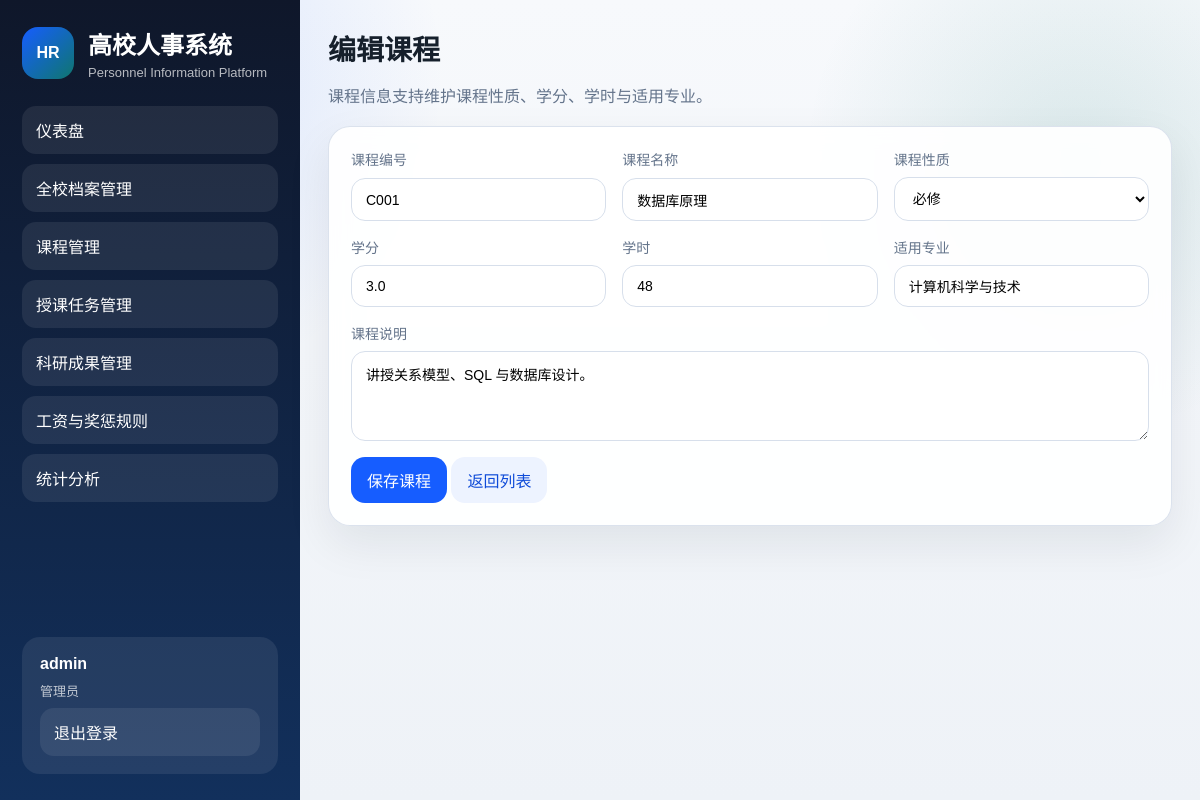
The app's page /courses/1/edit (signed in) with its own data.
### models.py (models this page shows, shortened)
class TimestampMixin:
    created_at = Column(DateTime)
    updated_at = Column(DateTime)

class User(TimestampMixin, Base):
    __tablename__ = "users"
    id = Column(Integer, primary_key=True)
    username = Column(String(64), unique=True, nullable=False, index=True)
    password_hash = Column(String(255), nullable=False)
    role = Column(String(20), nullable=False, default="teacher", index=True)
    employee_id = Column(Integer, ForeignKey("employees.id"))
    employee = relationship("Employee", back_populates="user", uselist=False)

class Course(TimestampMixin, Base):
    __tablename__ = "courses"
    id = Column(Integer, primary_key=True)
    course_no = Column(String(32), unique=True, nullable=False, index=True)
    name = Column(String(100), nullable=False, index=True)
    nature = Column(String(20), nullable=False, index=True)
    credits = Column(Float, nullable=False, default=0)
    hours = Column(Integer, nullable=False, default=0)
    applicable_major = Column(String(100))
    description = Column(Text)
    assignments = relationship("TeachingAssignment", back_populates="course")

### app.py (the view, shortened to what this page needs)
    @app.route("/courses/<int:course_id>/edit", methods=["GET", "POST"])
    @role_required("admin")
    def course_edit(course_id: int):
        course = get_or_404(Course, course_id)
        return render_template("courses/form.html", course=course)

### app.py (called while the page is built)
def register_context(app: Flask) -> None:
    @app.context_processor
    def inject_user():
        return {
            "current_user": get_current_user(),
            "employee_statuses": EMPLOYEE_STATUSES,
            "gender_options": GENDER_OPTIONS,
            "salary_grade_options": SALARY_GRADE_OPTIONS,
            "course_natures": COURSE_NATURES,
            "research_statuses": RESEARCH_STATUSES,
            "publication_types": PUBLICATION_TYPES,
        }

def get_or_404(model, object_id: int):
    obj = db.session.get(model, object_id)
    if obj is None:
        abort(404)
    return obj

### extensions.py (called while the page is built)
    def init_app(self, app) -> None:
        uri = app.config["SQLALCHEMY_DATABASE_URI"]
        connect_args = {}
        if uri.startswith("sqlite:///"):
            connect_args["check_same_thread"] = False
        engine = create_engine(uri, connect_args=connect_args)
        SessionLocal.configure(bind=engine)
        Base.metadata.bind = engine
        Base.query = SessionLocal.query_property()
        Base.metadata.create_all(bind=engine)
        @app.teardown_appcontext
        def remove_session(exception=None):
            SessionLocal.remove()

### utils.py (called while the page is built)
def get_current_user() -> User | None:
    user_id = session.get("user_id")
    if not user_id:
        return None
    return db.session.get(User, user_id)

def role_required(*roles):
    def decorator(view):
        @wraps(view)
        def wrapped_view(*args, **kwargs):
            user = get_current_user()
            if not user:
                flash("请先登录系统。", "warning")
                return redirect(url_for("login"))
            if user.role not in roles:
                abort(403)
            return view(*args, **kwargs)
        return wrapped_view
    return decorator

### templates/courses/form.html
{% extends 'base.html' %}
{% block content %}
<section class="page-head">
    <div>
        <h2>{{ '编辑课程' if course else '新增课程' }}</h2>
        <p>课程信息支持维护课程性质、学分、学时与适用专业。</p>
    </div>
</section>
<section class="panel">
    <form method="post" class="form-grid">
        <label>
            课程编号
            <input type="text" name="course_no" value="{{ course.course_no if course else '' }}" required>
        </label>
        <label>
            课程名称
            <input type="text" name="name" value="{{ course.name if course else '' }}" required>
        </label>
        <label>
            课程性质
            <select name="nature">
                {% for item in ['必修','选修','通识'] %}
                <option value="{{ item }}" {% if course and course.nature == item %}selected{% endif %}>{{ item }}</option>
                {% endfor %}
            </select>
        </label>
        <label>
            学分
            <input type="number" step="0.5" name="credits" value="{{ course.credits if course else '' }}">
        </label>
        <label>
            学时
            <input type="number" name="hours" value="{{ course.hours if course else '' }}">
        </label>
        <label>
            适用专业
            <input type="text" name="applicable_major" value="{{ course.applicable_major if course else '' }}">
        </label>
        <label class="full">
            课程说明
            <textarea name="description" rows="4">{{ course.description if course else '' }}</textarea>
        </label>
        <div class="full form-actions">
            <button type="submit">保存课程</button>
            <a class="secondary-btn" href="{{ url_for('course_list') }}">返回列表</a>
        </div>
    </form>
</section>
{% endblock %}

### templates/base.html (shortened to what this page needs)
<!DOCTYPE html>
<html lang="zh-CN">
<head>
    <link rel="stylesheet" href="{{ url_for('static', filename='css/style.css') }}">
</head>
<body class="{% if current_user %}logged-in{% else %}guest{% endif %}">
    <div class="{% if current_user %}app-shell{% else %}public-shell{% endif %}">
        {% if current_user %}
        <aside class="sidebar">
            <div class="brand">
                <div class="brand-mark">HR</div>
                <div>
                    <h1>高校人事系统</h1>
                    <p>Personnel Information Platform</p>
                </div>
            </div>
            <nav class="nav">
                {% if current_user.role == 'admin' %}
                <a href="{{ url_for('dashboard') }}">仪表盘</a>
                <a href="{{ url_for('employee_list') }}">全校档案管理</a>
                <a href="{{ url_for('course_list') }}">课程管理</a>
                <a href="{{ url_for('teaching_list') }}">授课任务管理</a>
                <a href="{{ url_for('research_home') }}">科研成果管理</a>
                <a href="{{ url_for('salary_rules') }}">工资与奖惩规则</a>
                <a href="{{ url_for('statistics') }}">统计分析</a>
                {% else %}
                <a href="{{ url_for('dashboard') }}">仪表盘</a>
                <a href="{{ url_for('employee_list') }}">我的档案</a>
                <a href="{{ url_for('course_list') }}">我的课程</a>
                <a href="{{ url_for('research_home') }}">我的科研</a>
                <a href="{{ url_for('salary_rules') }}">工资与奖惩规则</a>
                {% endif %}
            </nav>
            <div class="account-card">
                <div class="account-name">{{ current_user.username }}</div>
                <div class="account-meta">{{ '管理员' if current_user.role == 'admin' else '教师账号' }}</div>
                <a class="ghost-btn" href="{{ url_for('logout') }}">退出登录</a>
            </div>
        </aside>
        {% endif %}
        <main class="content {% if not current_user %}auth-layout{% endif %}">
            {% block content %}{% endblock %}
        </main>
    </div>
</body>
</html>

### static/css/style.css (style rules this page uses)
:root { --bg: #eef2f7; --panel: rgba(255, 255, 255, 0.92); --ink: #16202c; --muted: #64748b; --brand: #165dff; --brand-2: #0f4bd8; --line: #d7dfeb; --accent: #0f766e; --danger: #d14343; --shadow: 0 18px 45px rgba(17, 24, 39, 0.08); }
* { box-sizing: border-box; }
body { margin: 0; color: var(--ink); font-family: "Microsoft YaHei", "PingFang SC", sans-serif; background: radial-gradient(circle at 10% 10%, rgba(22, 93, 255, 0.14), transparent 25%), radial-gradient(circle at 90% 20%, rgba(15, 118, 110, 0.12), transparent 22%), linear-gradient(180deg, #f7f9fc 0%, var(--bg) 100%); }
a { color: inherit; text-decoration: none; }
.app-shell { min-height: 100vh; display: grid; grid-template-columns: 300px 1fr; }
.sidebar { background: linear-gradient(180deg, #0f172a 0%, #12305c 100%); color: #fff; padding: 26px 22px; display: flex; flex-direction: column; gap: 26px; position: sticky; top: 0; height: 100vh; }
.brand { display: flex; gap: 14px; align-items: center; }
.brand-mark { width: 52px; height: 52px; border-radius: 16px; display: grid; place-items: center; background: linear-gradient(135deg, #165dff, #0f766e); font-weight: 800; }
.brand h1, .brand p { margin: 0; }
.brand p { color: rgba(255, 255, 255, 0.7); font-size: 13px; margin-top: 4px; }
.nav { display: grid; gap: 10px; }
.nav a, .ghost-btn { padding: 12px 14px; border-radius: 14px; background: rgba(255, 255, 255, 0.08); transition: transform .18s ease, background .18s ease; }
.account-card { margin-top: auto; padding: 18px; border-radius: 18px; background: rgba(255, 255, 255, 0.08); display: grid; gap: 8px; }
.account-name { font-weight: 700; }
.account-meta { color: rgba(255,255,255,.72); font-size: 13px; }
.content { padding: 28px; }
.hero-banner, .login-panel, .panel, .metric-card { background: var(--panel); border: 1px solid rgba(215, 223, 235, 0.9); box-shadow: var(--shadow); backdrop-filter: blur(10px); }
.hero-banner h2, .login-hero h2, .page-head h2 { margin: 0; font-size: 28px; }
.hero-banner p, .page-head p, .login-hero p { color: var(--muted); line-height: 1.65; }
.panel, .login-card { border-radius: 22px; padding: 22px; }
.page-head { display: flex; justify-content: space-between; gap: 18px; align-items: center; }
form { margin: 0; }
.form-grid, .filter-grid { display: grid; gap: 16px; }
.form-grid { grid-template-columns: repeat(auto-fit, minmax(220px, 1fr)); }
label { display: grid; gap: 8px; color: var(--muted); font-size: 14px; }
input, select, textarea, button { font: inherit; }
input, select, textarea { width: 100%; padding: 12px 14px; border: 1px solid var(--line); border-radius: 14px; background: #fff; }
button, .secondary-btn, .actions a { display: inline-flex; align-items: center; justify-content: center; padding: 11px 16px; border: none; border-radius: 14px; background: var(--brand); color: #fff; cursor: pointer; }
.secondary-btn { background: #edf3ff; color: var(--brand-2); }
.full { grid-column: 1 / -1; }

### records on screen
User: username "admin", role "管理员"
Course: course_no "C001", name "数据库原理", nature "必修", credits "3.0", hours "48", applicable_major "计算机科学与技术", description "讲授关系模型、SQL 与数据库设计。"

### other values on screen
{{ '编辑课程' if course else '新增课程' }} "编辑课程"
